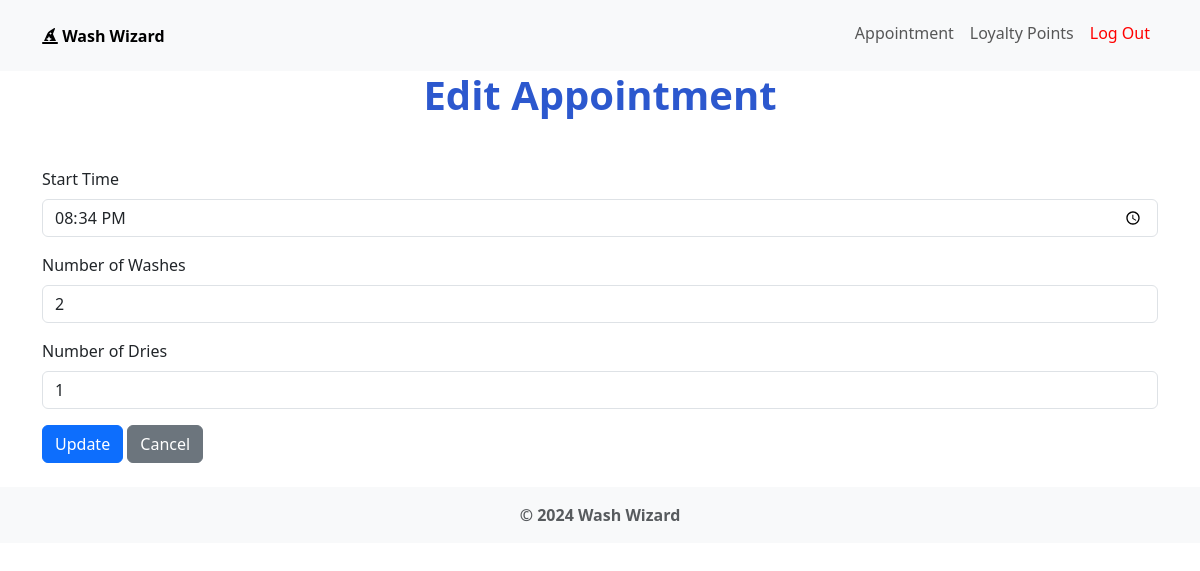
The page /appointments/1/edit (signed in) on the database its author committed.
### app/models/appointment.py (models this page shows, shortened)
class Appointment(db.Model):
    id = db.Column(db.Integer, primary_key=True)
    account_id = db.Column(db.Integer, db.ForeignKey('account.id'), nullable=False)
    start_time = db.Column(db.Time, nullable=False)
    end_time = db.Column(db.Time, nullable=False)
    washes = db.Column(db.Integer, nullable=False)
    dries = db.Column(db.Integer, nullable=False)
    completed = db.Column(db.Boolean, default=False)
    account = db.relationship("Account", backref=db.backref("appointments", lazy=True))

### app/controllers/appointment_controller.py (the view, shortened to what this page needs)
@appointment_bp.route("/<int:id>/edit", methods=("GET", "POST"))
def edit_appointment(id):
    appointment = Appointment.query.get_or_404(id)
    if appointment.account_id != session.get('user_id'):
        flash("You are not authorized to edit this appointment.")
        return redirect(url_for("homepage.index"))
    return render_template("appointment/edit.html", appointment=appointment)

### app/controllers/authentication_controller.py (called while the page is built)
@auth_bp.before_app_request
def load_logged_in_user():
    account_id = session.get('user_id')
    if account_id is None:
        g.user = None
    else:
        g.user = Account.query.get(account_id)

### app/templates/appointment/edit.html (shortened to what this page needs)
{% extends 'layout.html' %}
{% block header %}
    <h1 class="text-center">Edit Appointment</h1>
{% endblock %}
{% block content %}
    <form action="" method="POST" class="mt-4">
        <div class="mb-3">
            <label for="start_time" class="form-label">Start Time</label>
            <input type="time" id="start_time" name="start_time" class="form-control" value="{{ appointment.start_time.strftime('%H:%M') }}" required>
        </div>
        <div class="mb-3">
            <label for="washes" class="form-label">Number of Washes</label>
            <input type="number" id="washes" name="washes" class="form-control" value="{{ appointment.washes }}" min="1" required>
        </div>
        <div class="mb-3">
            <label for="dries" class="form-label">Number of Dries</label>
            <input type="number" id="dries" name="dries" class="form-control" value="{{ appointment.dries }}" min="1" required>
        </div>
        <button type="submit" class="btn btn-primary confirm-submit">Update</button>
        <a href="{{ url_for('homepage.index') }}" class="btn btn-secondary">Cancel</a>
    </form>
{% endblock %}

### app/static/css/style.css (style rules this page uses)
.text-center { color: #2c58ce; font-weight: bolder; }

### rows shown on the page
Appointment: start_time "20:34", washes "2", dries "1"
